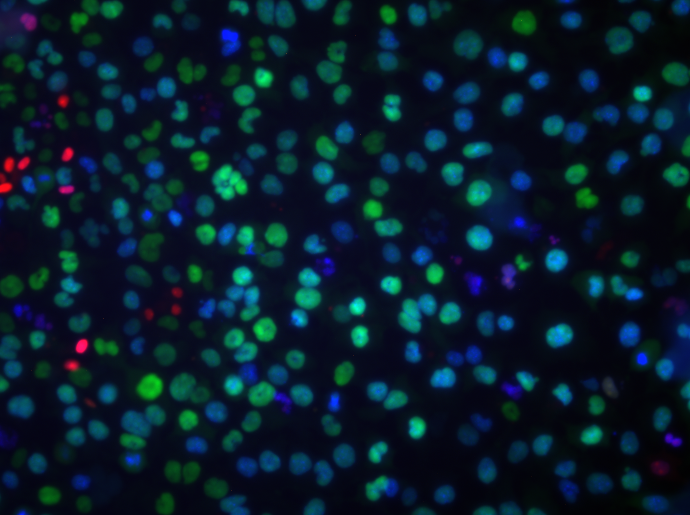
#> input picture src/NMuMG.png, 1380 x 1030 px (shown at 1/2 size)
$ python video.py
#> lines starting #> are read from the running program, lines starting #| are printed output that depends on the picture
### src/presets.py
from processing import *
import numpy as np


class Process:
    def __init__(self, preset_name="Default", *args):


        temp = [gridify, widen, inverse_widen, optim_widen, brighten, \
            rotate, rotate_with_momentum, annihilate, progressive_annihilate, trail, \
            left, right, up, down, move_random, hyperactive, cell_active, hue_influence]

        # not including gridify cause it's too chaotic
        self.actions = [widen, inverse_widen, optim_widen, \
            rotate, rotate_with_momentum, annihilate, progressive_annihilate, trail, \
            hyperactive, cell_active, hue_influence, chaos, self.weighted_chaos(np.random.randint(0,10,len(temp)))]

        if preset_name == "Clockwork":
            self.processes = [rotate_with_momentum]*4 + [optim_widen]*2 + [rotate]*2 + [optim_widen]*4 + [widen]*2 + [inverse_widen]*2
        if preset_name == "Trails":
            self.processes = [optim_widen]*4 + [annihilate]*2 + [progressive_annihilate]*4 + [rotate_with_momentum]*2 + [widen]*2 + [progressive_annihilate]*4 + [trail]*8
        if preset_name == "Random":
            N = np.random.randint(16,64)
            processes = []
            for _ in range(N):
                processes += [self.actions[np.random.randint(0,len(self.actions))]]
            self.processes = processes
        else:
            self.processes = [widen]
        if preset_name == "Continuous Random":
            N = np.random.randint(16,64)
            processes = []
            for _ in range(N):
                processes += [self.actions[np.random.randint(0,len(self.actions))]]*np.random.randint(2,7)
            self.processes = processes[-8-args[0]:] + 4*[progressive_annihilate] + 4*[widen]
        else:
            self.processes = [widen]

    def __call__(self, p, pixel, current_bp, step, adjacents, states):
        return self.processes[step%len(self)](p, pixel, current_bp, adjacents, states)

    def __len__(self):
        return len(self.processes)

    def __str__(self):
        return str([action.__name__ for action in self.processes])

    def weighted_chaos(self, weights):
        temp = [gridify, widen, inverse_widen, optim_widen, brighten, \
            rotate, rotate_with_momentum, annihilate, progressive_annihilate, trail, \
            left, right, up, down, move_random, hyperactive, cell_active, hue_influence]
        actions = []
        for a in range(len(temp)):
            actions += [temp[a]]*weights[a]
        n = np.random.randint(0,len(actions))
        return lambda p, pixel, current_bp, adjacents, states : actions[n](p, pixel, current_bp, adjacents, states)

### src/processing.py
from colorsys import hls_to_rgb
from colorsys import rgb_to_hls
import numpy as np


class State:
    def __init__(self, name, turns, **kwargs):
        self.name = name
        self.turns = turns
        args = {}
        for arg, value in kwargs.items():
            args[arg] = value
        self.args = args

    # [5 lines left out: function __eq__, not called in this run]

    def __getitem__(self, item):
        return self.args[item]


# state management, position management ---------------------------------------

def update_old_states(p, states):
    old_states = []
    for state in states[p]:
        if state.turns > 1:
            state.turns -= 1
            old_states.append(state)
    return old_states


def get_current_adjacents(p):
    adjacents = []
    if p%690 != 0:
        adjacents.append(p-1)
    if p%690 != 689:
        adjacents.append(p+1)
    if p//690 != 0:
        adjacents.append(p-690)
    if p//690 != 514:
        adjacents.append(p+690)
    return adjacents

# --------------------------------------------------------------------------------


# [23 lines left out: functions gridify, widen, inverse_widen, not called in this run]

def optim_widen(p, pixel, current_bp, adjacents, states):
    old_states = update_old_states(p, states)
    temp = [sum(adj) for adj in adjacents]
    if sum(temp)/len(temp) < 400:
        return adjacents[temp.index(max(temp))], old_states + [State("widened",1)]
    else:
        return adjacents[temp.index(min(temp))], old_states + [State("shrunk",1)]


# lum

# [110 lines left out: functions brighten, rotate, rotate_with_momentum, annihilate, progressive_annihilate, trail and 4 more, not called in this run]


def move_random(p, pixel, current_bp, adjacents, states):
    old_states = update_old_states(p, states)
    return adjacents[np.random.randint(0,len(get_current_adjacents(p)))], old_states

# [50 lines left out: functions hyperactive, cell_active, hue_influence, chaos, not called in this run]

### src/video.py
from PIL import Image
import numpy as np
from processing import *
from presets import Process
import json

ref_im = Image.open("NMuMG.png")
#> ref_im is the input picture: PIL image 1380x1030 RGB; mean R, G, B 7.3, 28.5, 42.4
sample = ref_im.resize((690,515), Image.Resampling.NEAREST)
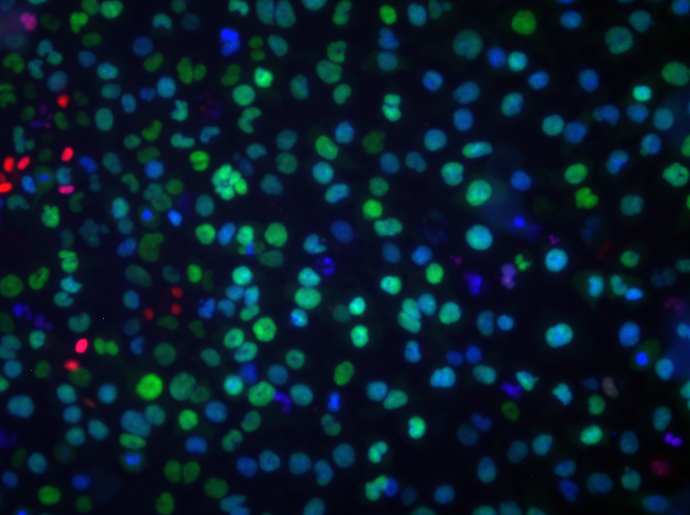
#> sample: PIL image 690x515 RGB; mean R, G, B 7.3, 28.5, 42.4
blurred = ref_im.resize((138,103), Image.Resampling.NEAREST)
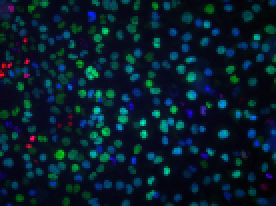
#> blurred: PIL image 138x103 RGB (shown 2 times larger); mean R, G, B 7.3, 28.5, 42.4
blurred.save("blurred.png")

s = open("settings.json")
#> (reads src/settings.json from the repository)
settings = json.load(s)["settings"]

steps = settings["steps"]
zeros = int(np.log10(steps))+1
process = Process(settings["preset"], steps)
print(process)


states = [[] for _ in range(len(list(sample.getdata())))]
#> states = 355350 items
gif = []
for step in range(steps):
    print(step)
    image = Image.new('RGB', (690, 515))
    data = []
    blur_pixels = np.array(blurred.getdata()).reshape(103,138,3)
    p = 0
    pixels = list(sample.getdata())
    new_states = [[] for _ in range(len(pixels))]
    for pixel in pixels:
        #print(p)
        current_bp = blur_pixels[(p//25)//138][(p//5)%138]
        adjacents = [pixels[pos] for pos in get_current_adjacents(p)]
#> (the run stopped early here; a loop or call above may not have finished)
